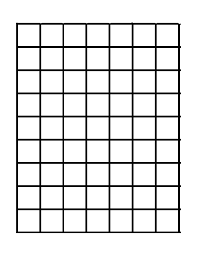
#> input picture test-image.png, 197 x 255 px
$ python ocr.py
#> lines starting #> are read from the running program, lines starting #| are printed output that depends on the picture; after the words box and inside, x2 and y2 are one past the last pixel; in counts of white or black regions, pixels touching at a corner belong together
import cv2
import numpy as np
from matplotlib import pyplot as plt
"""
img = cv2.imread('test-image.png',0)
edges = cv2.Canny(img,100,200)

plt.subplot(121),plt.imshow(img,cmap = 'gray')
plt.title('Original Image'), plt.xticks([]), plt.yticks([])
plt.subplot(122),plt.imshow(edges,cmap = 'gray')
plt.title('Edge Image'), plt.xticks([]), plt.yticks([])

plt.show() """


# Load image, convert to grayscale, Otsu's threshold
image = cv2.imread("test-image.png")
#> image is the input picture: shape (255, 197, 3); min 0, max 255, mean 227.4
gray = cv2.cvtColor(image, cv2.COLOR_BGR2GRAY)
thresh = cv2.threshold(gray, 0, 255, cv2.THRESH_BINARY_INV + cv2.THRESH_OTSU)[1]
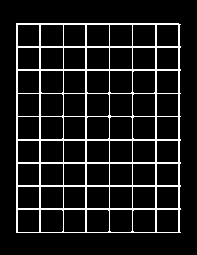
#> thresh: shape (255, 197); 10.6% white in thin lines or dots, all inside (x1, y1, x2, y2) = (16, 23, 181, 233)

# Find contours, filter using contour approximation, aspect ratio, and contour area
threshold_max_area = 550
threshold_min_area = 100
cnts = cv2.findContours(thresh, cv2.RETR_TREE, cv2.CHAIN_APPROX_SIMPLE)
#> cnts = 64 contours; largest, box (x1, y1, x2, y2) and area: (16, 23, 181, 233) 34082, (109, 93, 133, 117) 526, (132, 209, 156, 233) 524, (109, 209, 133, 233) 524, (86, 209, 110, 233) 524
cnts = cnts[0] if len(cnts) == 2 else cnts[1]
for c in cnts:
    peri = cv2.arcLength(c, True)
    approx = cv2.approxPolyDP(c, 0.035 * peri, True)
    x,y,w,h = cv2.boundingRect(approx)
    aspect_ratio = w / float(h)
    area = cv2.contourArea(c)
    if len(approx) == 4 and area < threshold_max_area and area > threshold_min_area and (aspect_ratio >= 0.9 and aspect_ratio <= 1.1):
        cv2.rectangle(image, (x, y), (x + w, y + h), (36,255,12), 2)
#> this loop made 64 passes
#> (peri, approx, x, y, w, h, aspect_ratio, area) on passes 1 to 8: (752.9, [[16, 23], [16, 232], [180, 232], [180, 24]], 16, 23, 165, 210, 0.786, 34081.5), (87.66, [[156, 210], [177, 209], [178, 231], [157, 232]], 156, 209, 23, 24, 0.958, 504), (88.49, [[134, 209], [155, 210], [154, 232], [132, 230]], 132, 209, 24, 24, 1, 524), (88.49, [[109, 210], [131, 209], [132, 230], [111, 232]], 109, 209, 24, 24, 1, 524), (88.49, [[86, 210], [107, 209], [109, 230], [87, 232]], 86, 209, 24, 24, 1, 524), (87.66, [[63, 210], [84, 209], [85, 231], [64, 232]], 63, 209, 23, 24, 0.958, 504), (88.49, [[40, 210], [61, 209], [63, 230], [41, 232]], 40, 209, 24, 24, 1, 524), (87.66, [[17, 210], [38, 209], [39, 231], [18, 232]], 17, 209, 23, 24, 0.958, 504)
#> (peri, x, y, w, h, aspect_ratio, area) on passes 61 to 64: (87.66, 86, 24, 24, 23, 1.04, 504), (85.66, 63, 24, 23, 23, 1, 482), (87.66, 40, 24, 24, 23, 1.04, 504), (85.66, 17, 24, 23, 23, 1, 482)
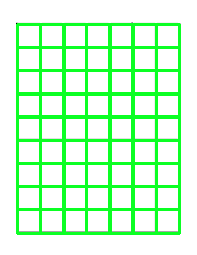
#> image: shape (255, 197, 3); mean B, G, R 210.4, 254.5, 205.5

cv2.imshow("image", image)
cv2.imshow("thresh", thresh)
cv2.waitKey()

$ run again, with sudoku3.png copied over test-image.png
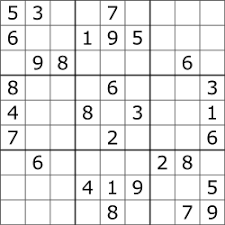
#> input picture sudoku3.png, 225 x 225 px
#> image is the input picture: shape (225, 225, 3); min 0, max 255, mean 232.7
#> `thresh = cv2.threshold(gray, 0, 255, cv2.THRESH_BINARY_INV + cv2.THRES..`:
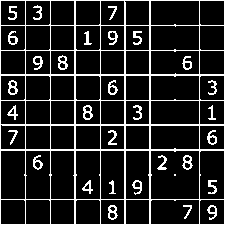
#> thresh: shape (225, 225); 14.4% white in thin lines or dots
#> cnts = 118 contours, 4 with area under 20; largest, box (x1, y1, x2, y2) and area: (0, 0, 225, 225) 50176, (150, 150, 200, 200) 2395, (0, 150, 26, 200) 1221, (150, 0, 200, 26) 1221, (25, 150, 51, 200) 1220
#> the loop `for c in cnts:` made 118 passes
#> (peri, approx, x, y, w, h, aspect_ratio, area) on passes 1, 2, 5, 7, 8: (896, [[0, 0], [0, 224], [224, 224], [224, 0]], 0, 0, 225, 225, 1, 50176), (97.07, [[201, 199], [224, 200], [223, 224], [199, 223]], 199, 199, 26, 26, 1, 621.5), (145.9, [[150, 201], [198, 199], [199, 223], [151, 224]], 150, 199, 50, 26, 1.92, 1219.5), (95.66, [[125, 200], [148, 199], [149, 223], [126, 224]], 125, 199, 25, 26, 0.962, 598), (95.66, [[100, 200], [123, 199], [124, 223], [101, 224]], 100, 199, 25, 26, 0.962, 598)

$ run again, with sudoku4.png copied over test-image.png
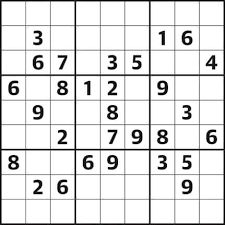
#> input picture sudoku4.png, 225 x 225 px
#> image is the input picture: shape (225, 225, 3); mean B, G, R 223.9, 223.9, 223.9
#> `thresh = cv2.threshold(gray, 0, 255, cv2.THRESH_BINARY_INV + cv2.THRES..`:
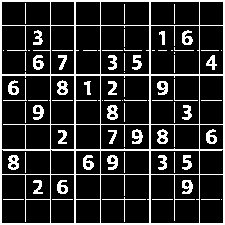
#> thresh: shape (225, 225); 17% white; 74 white regions (21 under 20 px)
#> cnts = 133 contours, 51 with area under 20; largest, box (x1, y1, x2, y2) and area: (0, 0, 225, 225) 50176, (1, 75, 51, 150) 2996, (150, 75, 200, 125) 2398, (100, 174, 150, 224) 2397, (100, 75, 150, 125) 2397
#> the loop `for c in cnts:` made 133 passes
#> (peri, x, y, w, h, aspect_ratio, area) on passes 6, 8, 9, 10, 15, 16, 18, 19: (328.1, 150, 174, 50, 50, 1, 2396), (55.8, 182, 180, 11, 14, 0.786, 94), (17.31, 184, 181, 6, 7, 0.857, 21), (237.3, 100, 174, 50, 50, 1, 2397), (50.97, 57, 180, 11, 14, 0.786, 90), (17.9, 60, 186, 6, 7, 0.857, 23.5), (56.97, 33, 180, 10, 14, 0.714, 50), (236.5, 1, 174, 50, 50, 1, 1773)

$ run again, with sudoku2.jpg saved as test-image.png
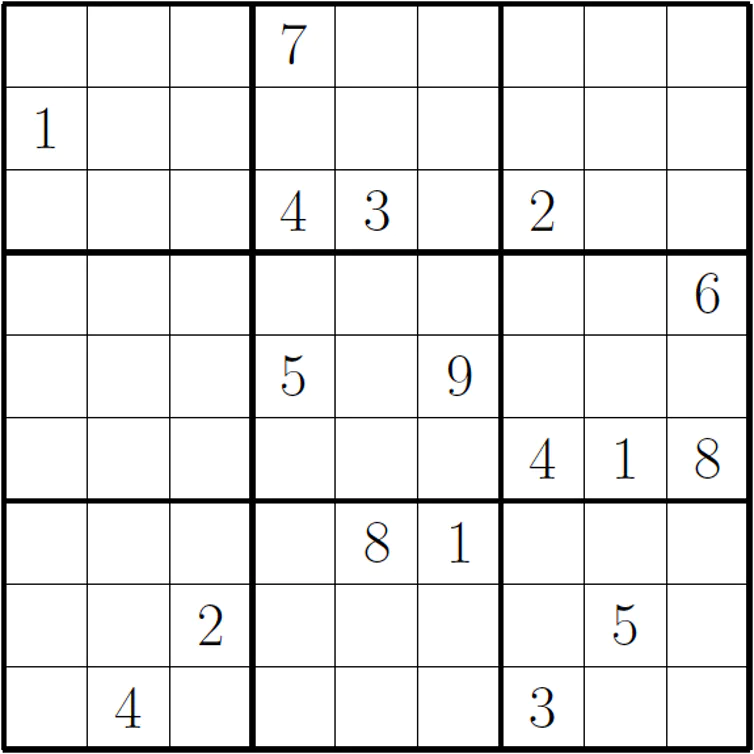
#> input picture sudoku2.jpg, 754 x 754 px
#> image is the input picture: shape (754, 754, 3); mean B, G, R 232.4, 232.4, 232.4
#> `thresh = cv2.threshold(gray, 0, 255, cv2.THRESH_BINARY_INV + cv2.THRES..`:
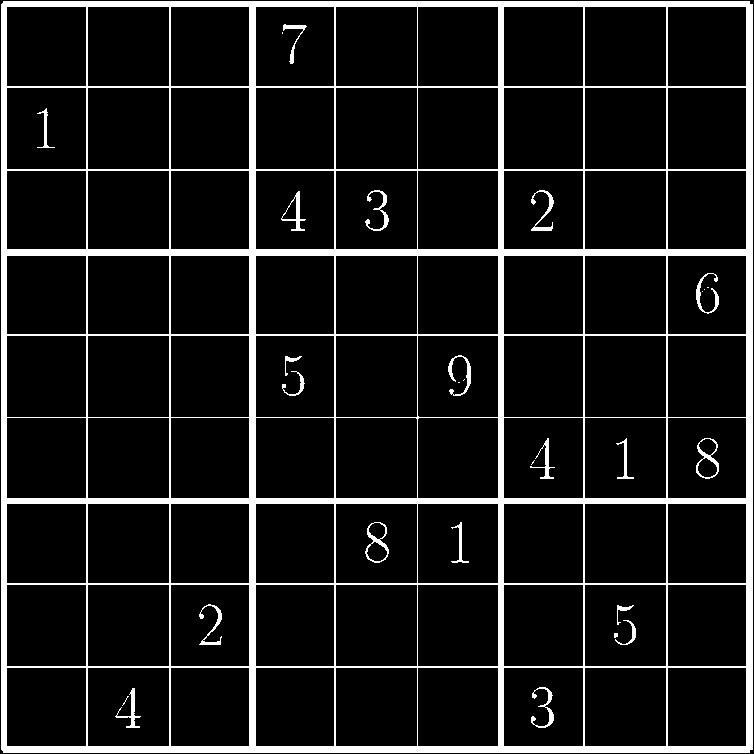
#> thresh: shape (754, 754); 10.2% white; 29 white regions (9 under 20 px)
#> cnts = 115 contours, 9 with area under 20; largest, box (x1, y1, x2, y2) and area: (1, 1, 753, 753) 563976, (584, 584, 667, 667) 6722, (335, 584, 418, 667) 6722, (87, 584, 170, 667) 6722, (584, 335, 667, 418) 6722
#> the loop `for c in cnts:` made 115 passes
#> (peri, approx, x, y, w, h, aspect_ratio, area) on passes 1, 2, 3, 4, 6: (3000.5, [[3, 1], [3, 752], [749, 752], [752, 4]], 3, 1, 750, 752, 0.997, 563976), (313.7, [[667, 668], [745, 667], [746, 745], [668, 746]], 667, 667, 80, 80, 1, 6239), (319.7, [[584, 668], [665, 667], [666, 745], [585, 746]], 584, 667, 83, 80, 1.04, 6476), (315.7, [[503, 668], [582, 667], [583, 745], [504, 746]], 503, 667, 81, 80, 1.01, 6318), (317.7, [[417, 668], [497, 667], [498, 745], [418, 746]], 417, 667, 82, 80, 1.02, 6397)
